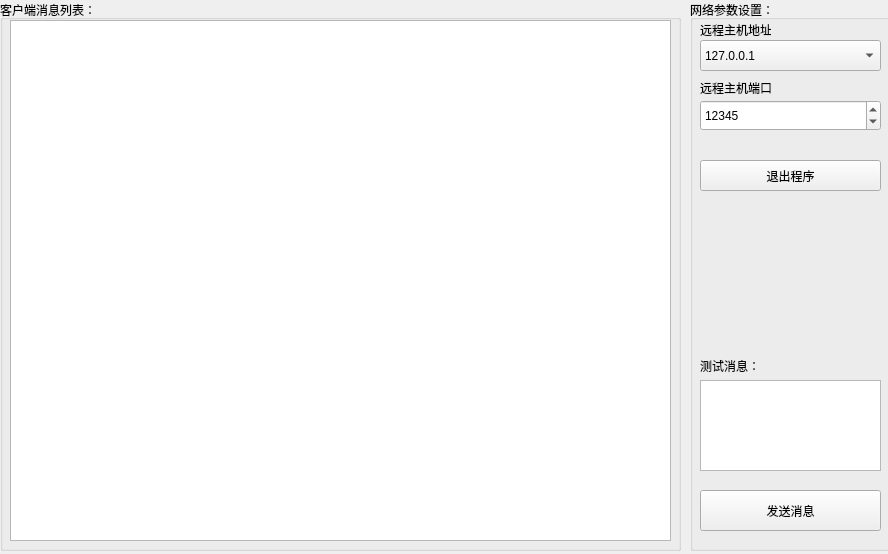
<?xml version="1.0" encoding="UTF-8"?>
<ui version="4.0">
 <class>FormUdpClient</class>
 <widget class="QWidget" name="FormUdpClient">
  <property name="geometry">
   <rect>
    <x>0</x>
    <y>0</y>
    <width>888</width>
    <height>554</height>
   </rect>
  </property>
  <property name="windowTitle">
   <string>Form</string>
  </property>
  <widget class="QGroupBox" name="groupBox">
   <property name="geometry">
    <rect>
     <x>0</x>
     <y>0</y>
     <width>681</width>
     <height>551</height>
    </rect>
   </property>
   <property name="title">
    <string>客户端消息列表：</string>
   </property>
   <widget class="QPlainTextEdit" name="plainTextEdit_UDPClientMsg">
    <property name="geometry">
     <rect>
      <x>10</x>
      <y>20</y>
      <width>661</width>
      <height>521</height>
     </rect>
    </property>
   </widget>
  </widget>
  <widget class="QGroupBox" name="groupBox_2">
   <property name="geometry">
    <rect>
     <x>690</x>
     <y>0</y>
     <width>201</width>
     <height>551</height>
    </rect>
   </property>
   <property name="title">
    <string>网络参数设置：</string>
   </property>
   <widget class="QPlainTextEdit" name="plainTextEdit_UDPServerSendData">
    <property name="geometry">
     <rect>
      <x>10</x>
      <y>380</y>
      <width>181</width>
      <height>91</height>
     </rect>
    </property>
   </widget>
   <widget class="QLabel" name="label_5">
    <property name="geometry">
     <rect>
      <x>10</x>
      <y>350</y>
      <width>151</width>
      <height>31</height>
     </rect>
    </property>
    <property name="text">
     <string>测试消息：</string>
    </property>
   </widget>
   <widget class="QPushButton" name="pushButton_UDPClientSendMsg">
    <property name="geometry">
     <rect>
      <x>10</x>
      <y>490</y>
      <width>181</width>
      <height>41</height>
     </rect>
    </property>
    <property name="text">
     <string>发送消息</string>
    </property>
    <property name="icon">
     <iconset resource="images.qrc">
      <normaloff>:/new/prefix1/images/sendmsg.ico</normaloff>:/new/prefix1/images/sendmsg.ico</iconset>
    </property>
   </widget>
   <widget class="QSpinBox" name="spinBox_UDPClientPort">
    <property name="geometry">
     <rect>
      <x>10</x>
      <y>100</y>
      <width>181</width>
      <height>31</height>
     </rect>
    </property>
    <property name="maximum">
     <number>65535</number>
    </property>
    <property name="value">
     <number>12345</number>
    </property>
   </widget>
   <widget class="QLabel" name="label_2">
    <property name="geometry">
     <rect>
      <x>10</x>
      <y>80</y>
      <width>71</width>
      <height>16</height>
     </rect>
    </property>
    <property name="text">
     <string>远程主机端口：</string>
    </property>
   </widget>
   <widget class="QComboBox" name="comboBox_UDPClientIP">
    <property name="geometry">
     <rect>
      <x>10</x>
      <y>40</y>
      <width>181</width>
      <height>31</height>
     </rect>
    </property>
    <item>
     <property name="text">
      <string>127.0.0.1</string>
     </property>
    </item>
   </widget>
   <widget class="QLabel" name="label">
    <property name="geometry">
     <rect>
      <x>10</x>
      <y>20</y>
      <width>71</width>
      <height>20</height>
     </rect>
    </property>
    <property name="text">
     <string>远程主机地址：</string>
    </property>
   </widget>
   <widget class="QPushButton" name="pushButton_UDPClientClose">
    <property name="geometry">
     <rect>
      <x>10</x>
      <y>160</y>
      <width>181</width>
      <height>31</height>
     </rect>
    </property>
    <property name="text">
     <string>退出程序</string>
    </property>
    <property name="icon">
     <iconset resource="images.qrc">
      <normaloff>:/new/prefix1/images/exit.ico</normaloff>:/new/prefix1/images/exit.ico</iconset>
    </property>
   </widget>
  </widget>
 </widget>
 <resources>
  <include location="images.qrc"/>
 </resources>
 <connections/>
</ui>
